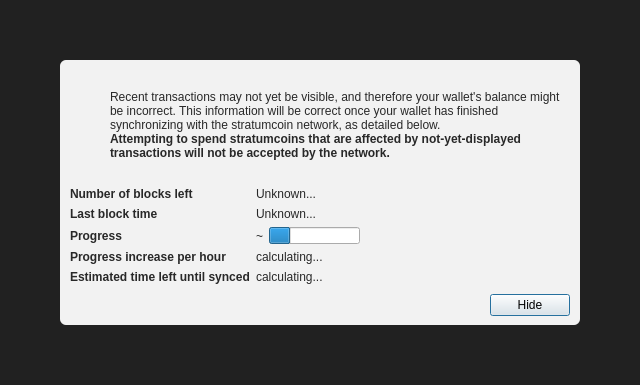
<?xml version="1.0" encoding="UTF-8"?>
<ui version="4.0">
 <class>ModalOverlay</class>
 <widget class="QWidget" name="ModalOverlay">
  <property name="geometry">
   <rect>
    <x>0</x>
    <y>0</y>
    <width>640</width>
    <height>385</height>
   </rect>
  </property>
  <property name="windowTitle">
   <string>Form</string>
  </property>
  <layout class="QVBoxLayout" name="verticalLayout" stretch="0">
   <property name="sizeConstraint">
    <enum>QLayout::SetDefaultConstraint</enum>
   </property>
   <property name="leftMargin">
    <number>0</number>
   </property>
   <property name="topMargin">
    <number>0</number>
   </property>
   <property name="rightMargin">
    <number>0</number>
   </property>
   <property name="bottomMargin">
    <number>0</number>
   </property>
   <item>
    <widget class="QWidget" name="bgWidget" native="true">
     <property name="styleSheet">
      <string notr="true">#bgWidget { background: rgba(0,0,0,220); }</string>
     </property>
     <layout class="QVBoxLayout" name="verticalLayoutMain" stretch="1">
      <property name="leftMargin">
       <number>60</number>
      </property>
      <property name="topMargin">
       <number>60</number>
      </property>
      <property name="rightMargin">
       <number>60</number>
      </property>
      <property name="bottomMargin">
       <number>60</number>
      </property>
      <item>
       <widget class="QWidget" name="contentWidget" native="true">
        <property name="styleSheet">
         <string notr="true">#contentWidget { background: rgba(255,255,255,240); border-radius: 6px; }

QLabel { color: rgb(40,40,40);  }</string>
        </property>
        <layout class="QVBoxLayout" name="verticalLayoutSub" stretch="1,0,0,0">
         <property name="spacing">
          <number>0</number>
         </property>
         <property name="leftMargin">
          <number>10</number>
         </property>
         <property name="topMargin">
          <number>10</number>
         </property>
         <property name="rightMargin">
          <number>10</number>
         </property>
         <property name="bottomMargin">
          <number>10</number>
         </property>
         <item>
          <layout class="QHBoxLayout" name="horizontalLayoutIconText" stretch="0,1">
           <property name="topMargin">
            <number>20</number>
           </property>
           <item>
            <layout class="QVBoxLayout" name="verticalLayoutIcon">
             <property name="leftMargin">
              <number>0</number>
             </property>
             <item>
              <widget class="QPushButton" name="warningIcon">
               <property name="enabled">
                <bool>false</bool>
               </property>
               <property name="text">
                <string/>
               </property>
               <property name="icon">
                <iconset>
                 <normaloff>:/icons/warning</normaloff>
                 <disabledoff>:/icons/warning</disabledoff>:/icons/warning</iconset>
               </property>
               <property name="iconSize">
                <size>
                 <width>48</width>
                 <height>48</height>
                </size>
               </property>
               <property name="flat">
                <bool>true</bool>
               </property>
              </widget>
             </item>
             <item>
              <spacer name="verticalSpacerWarningIcon">
               <property name="orientation">
                <enum>Qt::Vertical</enum>
               </property>
               <property name="sizeHint" stdset="0">
                <size>
                 <width>20</width>
                 <height>40</height>
                </size>
               </property>
              </spacer>
             </item>
            </layout>
           </item>
           <item>
            <layout class="QVBoxLayout" name="verticalLayoutInfoText">
             <property name="leftMargin">
              <number>0</number>
             </property>
             <property name="topMargin">
              <number>0</number>
             </property>
             <item>
              <widget class="QLabel" name="infoText">
               <property name="text">
                <string>Recent transactions may not yet be visible, and therefore your wallet's balance might be incorrect. This information will be correct once your wallet has finished synchronizing with the stratumcoin network, as detailed below.</string>
               </property>
               <property name="textFormat">
                <enum>Qt::RichText</enum>
               </property>
               <property name="wordWrap">
                <bool>true</bool>
               </property>
              </widget>
             </item>
             <item>
              <widget class="QLabel" name="infoTextStrong">
               <property name="font">
                <font>
                 <weight>75</weight>
                 <bold>true</bold>
                </font>
               </property>
               <property name="text">
                <string>Attempting to spend stratumcoins that are affected by not-yet-displayed transactions will not be accepted by the network.</string>
               </property>
               <property name="textFormat">
                <enum>Qt::RichText</enum>
               </property>
               <property name="wordWrap">
                <bool>true</bool>
               </property>
              </widget>
             </item>
             <item>
              <spacer name="verticalSpacerInTextSpace">
               <property name="orientation">
                <enum>Qt::Vertical</enum>
               </property>
               <property name="sizeHint" stdset="0">
                <size>
                 <width>20</width>
                 <height>40</height>
                </size>
               </property>
              </spacer>
             </item>
            </layout>
           </item>
          </layout>
         </item>
         <item>
          <spacer name="verticalSpacerAfterText">
           <property name="orientation">
            <enum>Qt::Vertical</enum>
           </property>
           <property name="sizeHint" stdset="0">
            <size>
             <width>20</width>
             <height>40</height>
            </size>
           </property>
          </spacer>
         </item>
         <item>
          <layout class="QFormLayout" name="formLayout">
           <property name="fieldGrowthPolicy">
            <enum>QFormLayout::FieldsStayAtSizeHint</enum>
           </property>
           <property name="horizontalSpacing">
            <number>6</number>
           </property>
           <property name="verticalSpacing">
            <number>6</number>
           </property>
           <property name="topMargin">
            <number>10</number>
           </property>
           <item row="0" column="0">
            <widget class="QLabel" name="labelNumberOfBlocksLeft">
             <property name="font">
              <font>
               <weight>75</weight>
               <bold>true</bold>
              </font>
             </property>
             <property name="text">
              <string>Number of blocks left</string>
             </property>
            </widget>
           </item>
           <item row="0" column="1">
            <widget class="QLabel" name="numberOfBlocksLeft">
             <property name="text">
              <string>Unknown...</string>
             </property>
            </widget>
           </item>
           <item row="1" column="0">
            <widget class="QLabel" name="labelLastBlockTime">
             <property name="font">
              <font>
               <weight>75</weight>
               <bold>true</bold>
              </font>
             </property>
             <property name="text">
              <string>Last block time</string>
             </property>
            </widget>
           </item>
           <item row="1" column="1">
            <widget class="QLabel" name="newestBlockDate">
             <property name="sizePolicy">
              <sizepolicy hsizetype="Maximum" vsizetype="Preferred">
               <horstretch>0</horstretch>
               <verstretch>0</verstretch>
              </sizepolicy>
             </property>
             <property name="text">
              <string>Unknown...</string>
             </property>
            </widget>
           </item>
           <item row="2" column="0">
            <widget class="QLabel" name="labelSyncDone">
             <property name="font">
              <font>
               <weight>75</weight>
               <bold>true</bold>
              </font>
             </property>
             <property name="text">
              <string>Progress</string>
             </property>
            </widget>
           </item>
           <item row="2" column="1">
            <layout class="QHBoxLayout" name="horizontalLayoutSync" stretch="0,1">
             <item>
              <widget class="QLabel" name="percentageProgress">
               <property name="text">
                <string notr="true">~</string>
               </property>
              </widget>
             </item>
             <item>
              <widget class="QProgressBar" name="progressBar">
               <property name="value">
                <number>24</number>
               </property>
               <property name="format">
                <string/>
               </property>
              </widget>
             </item>
            </layout>
           </item>
           <item row="4" column="0">
            <widget class="QLabel" name="labelProgressIncrease">
             <property name="font">
              <font>
               <weight>75</weight>
               <bold>true</bold>
              </font>
             </property>
             <property name="text">
              <string>Progress increase per hour</string>
             </property>
            </widget>
           </item>
           <item row="4" column="1">
            <widget class="QLabel" name="progressIncreasePerH">
             <property name="text">
              <string>calculating...</string>
             </property>
            </widget>
           </item>
           <item row="5" column="0">
            <widget class="QLabel" name="labelEstimatedTimeLeft">
             <property name="font">
              <font>
               <weight>75</weight>
               <bold>true</bold>
              </font>
             </property>
             <property name="text">
              <string>Estimated time left until synced</string>
             </property>
            </widget>
           </item>
           <item row="5" column="1">
            <widget class="QLabel" name="expectedTimeLeft">
             <property name="text">
              <string>calculating...</string>
             </property>
            </widget>
           </item>
          </layout>
         </item>
         <item>
          <layout class="QHBoxLayout" name="horizontalLayoutButtons">
           <property name="leftMargin">
            <number>10</number>
           </property>
           <property name="topMargin">
            <number>10</number>
           </property>
           <item>
            <spacer name="horizontalSpacer">
             <property name="orientation">
              <enum>Qt::Horizontal</enum>
             </property>
             <property name="sizeHint" stdset="0">
              <size>
               <width>40</width>
               <height>20</height>
              </size>
             </property>
            </spacer>
           </item>
           <item>
            <widget class="QPushButton" name="closeButton">
             <property name="text">
              <string>Hide</string>
             </property>
             <property name="shortcut">
              <string>Esc</string>
             </property>
             <property name="focusPolicy">
              <enum>Qt::StrongFocus</enum>
             </property>
             <property name="default">
              <bool>true</bool>
             </property>
            </widget>
           </item>
          </layout>
         </item>
        </layout>
       </widget>
      </item>
     </layout>
    </widget>
   </item>
  </layout>
 </widget>
 <resources/>
 <connections/>
</ui>
